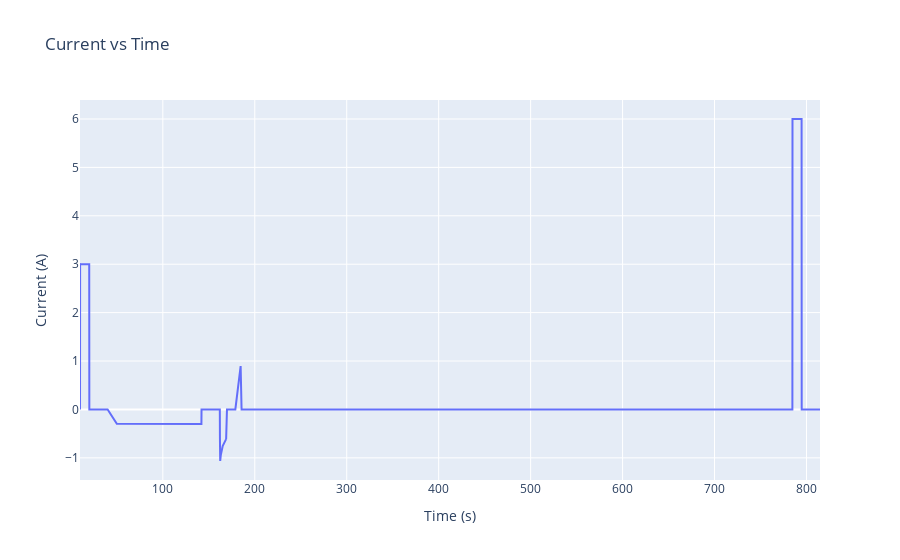

The code cell stored with this chart in its notebook:
### Code cell
# To see current vs time profile.
fig1 = go.Figure()
# Add a line trace for current vs. time
fig1.add_trace(go.Scatter(
    x=df["Time"].to_numpy(),
    y=df["Current"].to_numpy(),
    mode='lines',  # 'lines', 'markers', or 'lines+markers'
    name='Current vs Time'
))

# Customize layout
fig1.update_layout(
    title='Current vs Time',
    xaxis_title='Time (s)',
    yaxis_title='Current (A)',
    template='plotly'  # Use a Plotly template (optional)
)

# Show the plot
fig1.show()

### Figure 1 — Plotly figure (JSON) as saved in the notebook; plotly's stock layout.template omitted (floating-point values rounded to 4 significant figures; data arrays with more than 128 entries replaced by an {"elided": "..."} marker saying what was removed)
{"data": [{"mode": "lines", "name": "Current vs Time", "type": "scatter", "x": {"elided": "1187 float values"}, "y": {"elided": "1187 float values"}}], "layout": {"title": {"text": "Current vs Time"}, "xaxis": {"title": {"text": "Time (s)"}}, "yaxis": {"title": {"text": "Current (A)"}}}}
